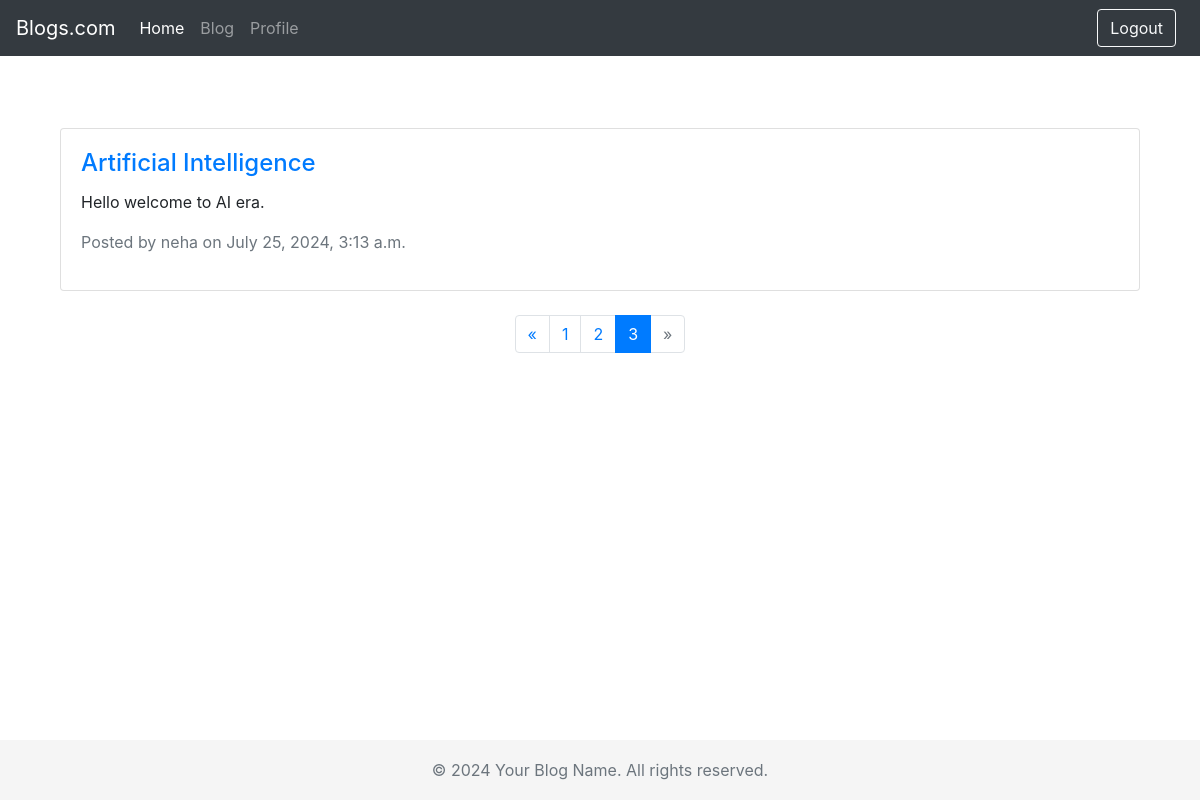
The page /post/?page=3 (signed in) on the database its author committed.
### blog/models.py (models this page shows, shortened)
class post(models.Model):
    title = models.CharField(max_length=200)
    content = models.TextField()
    created_at = models.DateTimeField()
    author = models.ForeignKey(User, on_delete=models.CASCADE)

### blog/views.py (the view)
# urls.py: path('post/',page,name='post'),
@login_required(login_url='/login/')
def page(request):
    posts = post.objects.all()
    paginator = Paginator(posts, 2)  # Show 2 contacts per page.
    page_number = request.GET.get('page')
    page_obj = paginator.get_page(page_number)
    context = {
        'page_obj':page_obj
    }
    return render(request, 'posts.html', context)

### blog/Templates/posts.html (shortened to what this page needs)
{% extends 'base.html' %}
{% block content %}
<div class="container mt-5">
    <div class="row">
        {% for post in page_obj %}
            <div class="col-md-12 mb-4">
                <div class="card">
                    <div class="card-body">
                        <h4 class="card-title">
                            <a href="">{{ post.title }}</a>
                        </h4>
                        <p class="card-text">{{ post.content|truncatewords:30 }}</p>
                        <p class="text-muted">Posted by {{ post.author.username }} on {{ post.created_at }}</p>
                    </div>
                </div>
            </div>
        {% endfor %}
    </div>
    <div class="row">
        <div class="col-md-12">
            <nav aria-label="Page navigation example">
                <ul class="pagination justify-content-center">
                    {% if page_obj.has_previous %}
                        <li class="page-item">
                            <a class="page-link" href="?page={{ page_obj.previous_page_number }}" aria-label="Previous">
                                <span aria-hidden="true">&laquo;</span>
                            </a>
                        </li>
                    {% else %}
                        <li class="page-item disabled">
                            <span class="page-link" aria-hidden="true">&laquo;</span>
                        </li>
                    {% endif %}
                    {% for num in page_obj.paginator.page_range %}
                        {% if page_obj.number == num %}
                            <li class="page-item active">
                                <span class="page-link">{{ num }}<span class="sr-only">(current)</span></span>
                            </li>
                        {% elif num > page_obj.number|add:'-3' and num < page_obj.number|add:'3' %}
                            <li class="page-item">
                                <a class="page-link" href="?page={{ num }}">{{ num }}</a>
                            </li>
                        {% endif %}
                    {% endfor %}
                    {% if page_obj.has_next %}
                        <li class="page-item">
                            <a class="page-link" href="?page={{ page_obj.next_page_number }}" aria-label="Next">
                                <span aria-hidden="true">&raquo;</span>
                            </a>
                        </li>
                    {% else %}
                        <li class="page-item disabled">
                            <span class="page-link" aria-hidden="true">&raquo;</span>
                        </li>
                    {% endif %}
                </ul>
            </nav>
        </div>
    </div>
</div>
{% endblock %}

### blog/Templates/base.html (style rules this page uses)
body { padding-top: 5rem; }

### rows shown on the page
post: title "Artificial Intelligence", content "Hello welcome to AI era.", author.username "neha", created_at "July 25, 2024, 3:13 a.m."

### other values the page prints
{{ num }} "1" "2"
{{ num }} "3"
